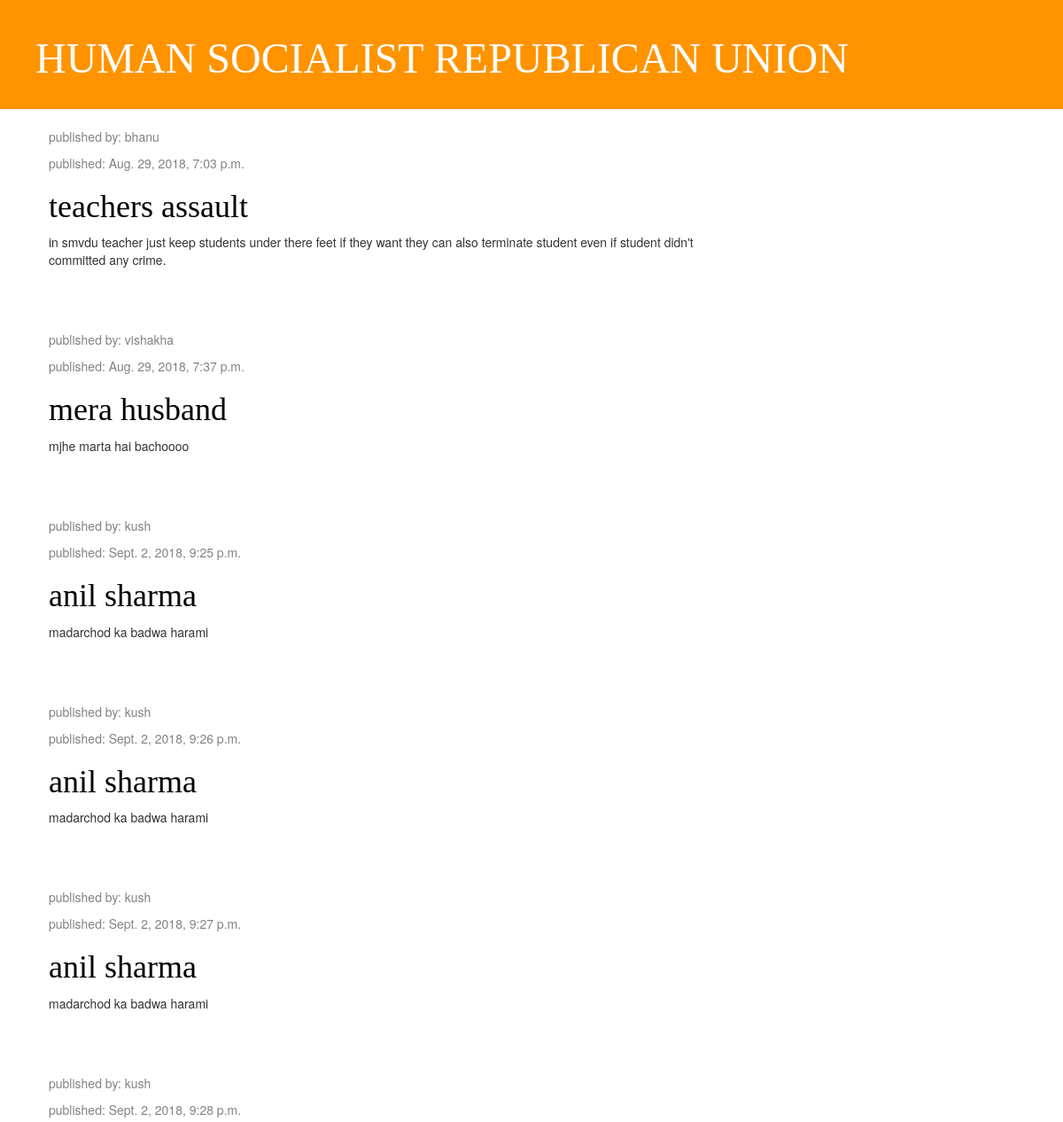
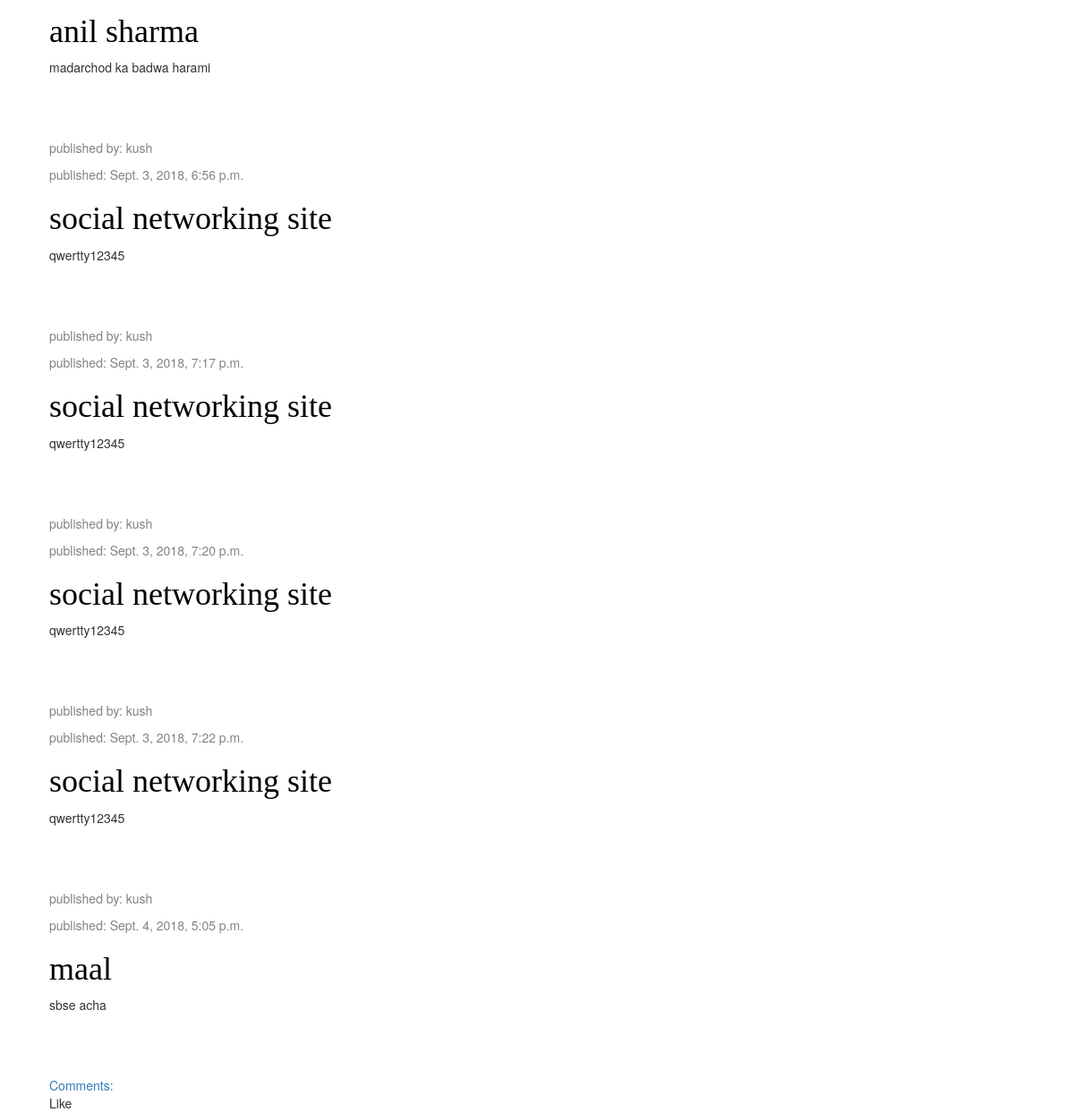
The app's page /post/post/ with its own data (2 pictures, top to bottom).
### post/models.py (models this page shows, shortened)
class Post(models.Model):
    author = models.ForeignKey('auth.User', on_delete=models.CASCADE)
    title = models.CharField(max_length=200)
    text = models.TextField()
    created_date = models.DateTimeField(
            default=timezone.now)
    published_date = models.DateTimeField(
            blank=True, null=True)

### post/views.py (the view)
# urls.py: path('post/', views.post_list, name='post_list'),
def post_list(request):
	posts = Post.objects.filter(published_date__lte=timezone.now()).order_by('published_date')
	args={'posts': posts}
	return render(request, 'post/post_list.html', args)

### post/templates/post/post_list.html (shortened to what this page needs)
{% load static %}
<html>
    <head>
        <link rel="stylesheet" href="//maxcdn.bootstrapcdn.com/bootstrap/3.2.0/css/bootstrap.min.css">
        <link rel="stylesheet" href="//maxcdn.bootstrapcdn.com/bootstrap/3.2.0/css/bootstrap-theme.min.css">
        <link rel="stylesheet" href="{% static 'css/blog.css' %}">
    </head>
    <body>
        <div class='page-header'>
            <h1><a href="/">HUMAN SOCIALIST REPUBLICAN UNION</a></h1>
        </div>
        <div class="content container">
    <div class="row">
        <div class="col-md-8">
            {% for post in posts %}
                <div class="post">
                    <div class="date">
                        <p>published by: {{ post.author }}</p>
                    </div>
                    <div class="date">
                        <p>published: {{ post.published_date }}</p>
                    </div>
                    <h1><a href="">{{ post.title }}</a></h1>
                    <p>{{ post.text|linebreaksbr }}</p>
                </div>
            {% endfor %}
        </div>
    </div>
    <a href="/post/{{ post.pk}}/">Comments: {{ post.approved_comments.count }}</a>
    <div id="like-section">
        {% include 'post/likes.html' %}
    </div>
</div>
    </body>
</html>

### post/templates/post/likes.html (shortened to what this page needs)
{{total_likes}}Like{{total_likes|pluralize}}

### post/static/css/blog.css (style rules this page uses)
.page-header { background-color: #ff9400; margin-top: 0; padding: 20px 20px 20px 40px; }
.page-header h1, .page-header h1 a, .page-header h1 a:visited, .page-header h1 a:active { color: #ffffff; font-size: 36pt; text-decoration: none; }
.content { margin-left: 40px; }
h1, h2, h3, h4 { font-family: 'Lobster', cursive; }
.date { color: #828282; }
.post { margin-bottom: 70px; }
.post h1 a, .post h1 a:visited { color: #000000; }

### records on screen
Post: author "bhanu", published_date "Aug. 29, 2018, 7:03 p.m.", title "teachers assault", text "in smvdu teacher just keep students under there feet if they want they can also terminate student even if student didn't committed any crime."
Post: author "vishakha", published_date "Aug. 29, 2018, 7:37 p.m.", title "mera husband", text "mjhe marta hai bachoooo"
Post: author "kush", published_date "Sept. 2, 2018, 9:25 p.m.", title "anil sharma", text "madarchod ka badwa harami"
Post: author "kush", published_date "Sept. 2, 2018, 9:26 p.m.", title "anil sharma", text "madarchod ka badwa harami"
Post: author "kush", published_date "Sept. 2, 2018, 9:27 p.m.", title "anil sharma", text "madarchod ka badwa harami"
Post: author "kush", published_date "Sept. 2, 2018, 9:28 p.m.", title "anil sharma", text "madarchod ka badwa harami"
Post: author "kush", published_date "Sept. 3, 2018, 6:56 p.m.", title "social networking site", text "qwertty12345"
Post: author "kush", published_date "Sept. 3, 2018, 7:17 p.m.", title "social networking site", text "qwertty12345"
Post: author "kush", published_date "Sept. 3, 2018, 7:20 p.m.", title "social networking site", text "qwertty12345"
Post: author "kush", published_date "Sept. 3, 2018, 7:22 p.m.", title "social networking site", text "qwertty12345"
Post: author "kush", published_date "Sept. 4, 2018, 5:05 p.m.", title "maal", text "sbse acha"
